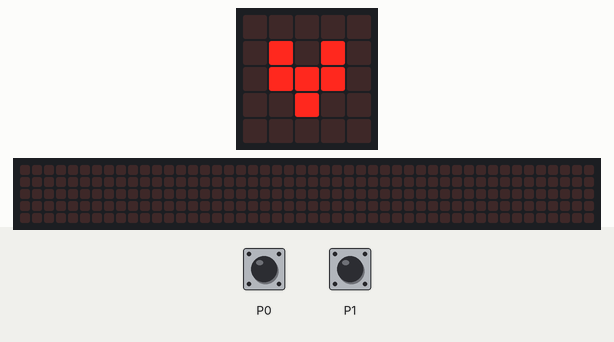
This program was run on a simulated BBC micro:bit (MakeCode). Parts: the board's 5×5 LED display, a strip that is not on the board, showing the scrolling text unrolled. The test bench sets the inputs (shaded band). Random numbers come from a fixed seed; the 48×5 strip is a reading aid, not a part: it shows the text the display is scrolling, unrolled, one strip-width of it at a time.

Above: at 1.7 s.
1.8 s: touch pin P0 pressed for 0.15 s
At 2.02 s:
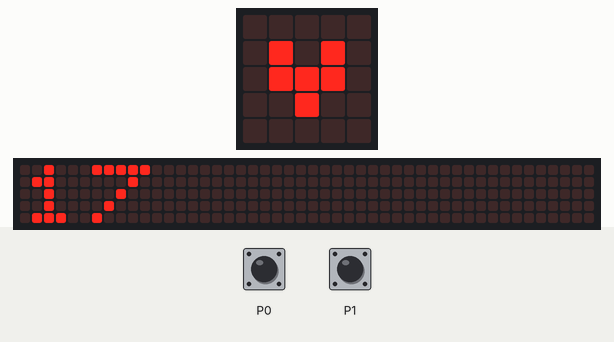
2.5 s: touch pin P1 pressed for 0.15 s
3.2 s: touch pin P0 pressed for 0.15 s
At 7.72 s:
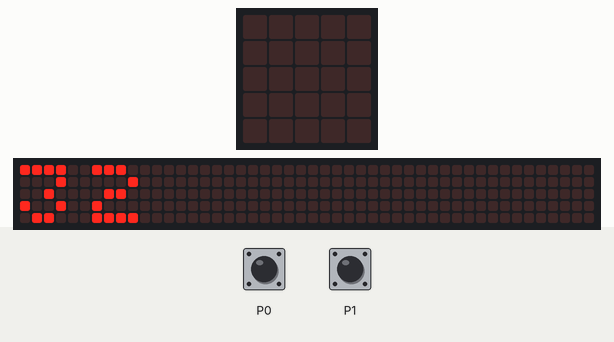
At 15.3 s:
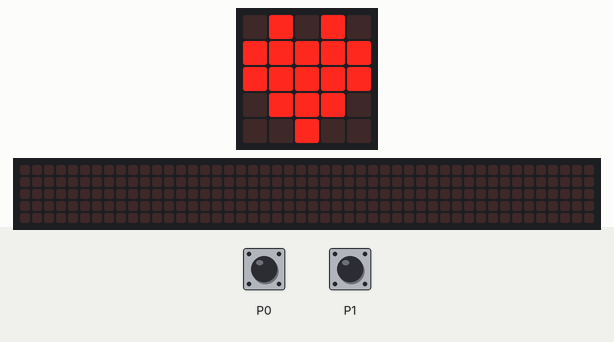

The program:

main.ts
```typescript
input.onPinPressed(TouchPin.P0, function () {
    basic.showString("" + (randint(0, 100)))
})
input.onPinPressed(TouchPin.P1, function () {
    basic.showString("" + (Math.randomBoolean()))
})
basic.forever(function () {
    basic.showIcon(IconNames.Heart)
    basic.pause(500)
    basic.showIcon(IconNames.SmallHeart)
    basic.pause(500)
})
```

test.ts
```typescript
// aquí va el archivo "tests"; esto no se compilará cuando este paquete se utilice como una extensión.
```

Measured:
- what the display in image 2 shows lasts 0.5 s, from 7.5 s to 8.0 s
- what the display in image 3 shows lasts 1.1 s, from 14.5 s to 15.6 s
